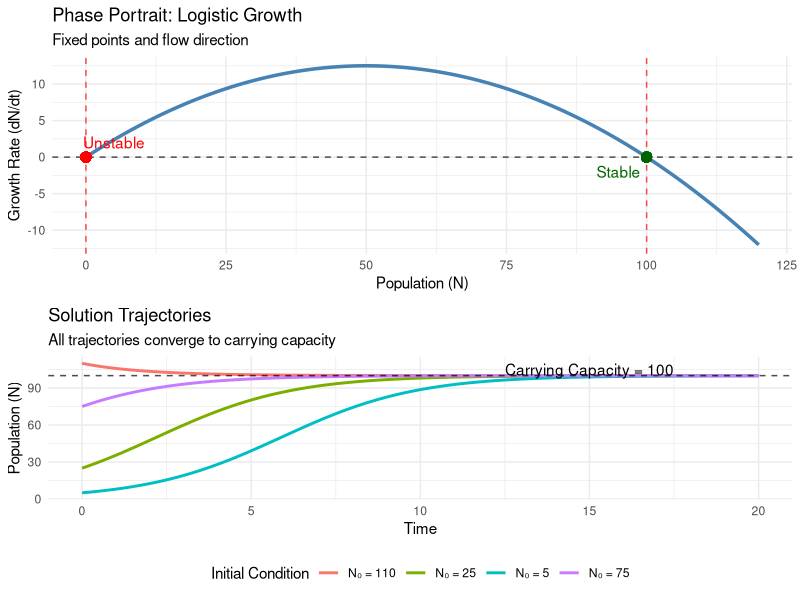
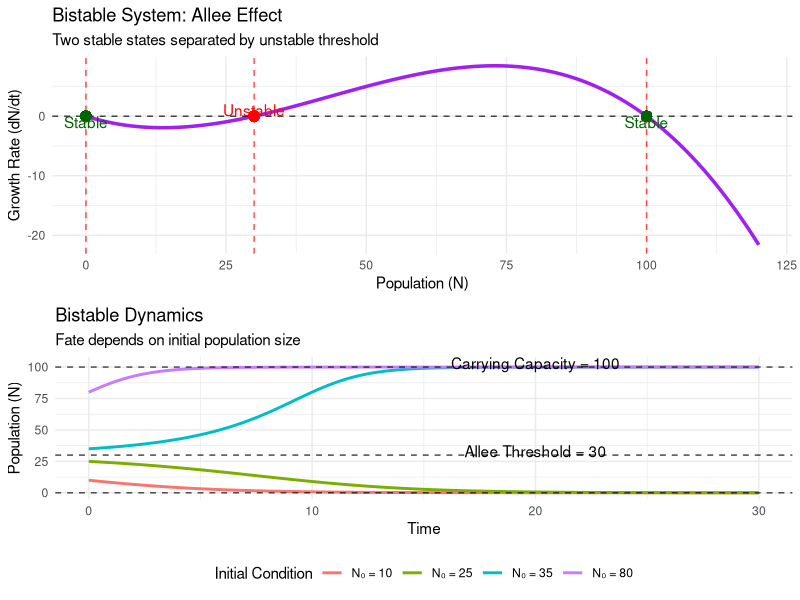
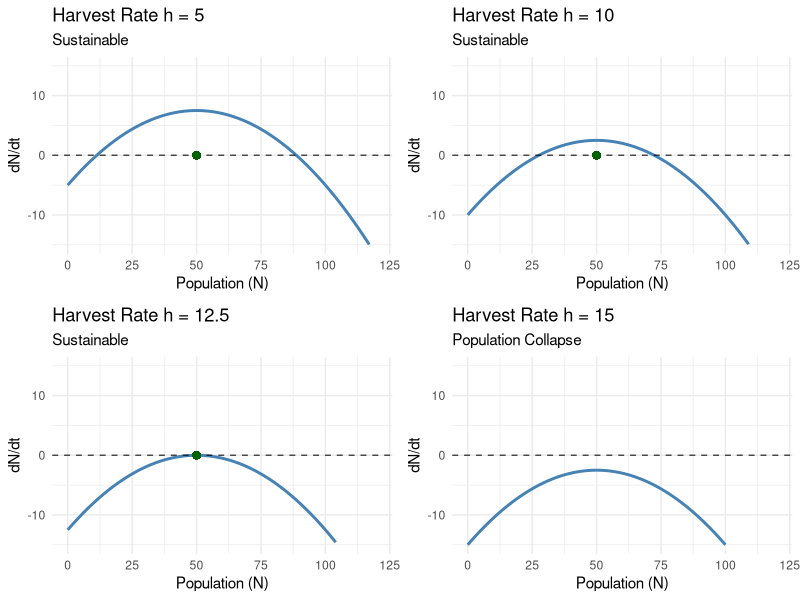

These figures' R source, in order:
## ---- chunk 1
# Load required libraries
library(ggplot2)
library(dplyr)
library(gridExtra)

# Parameters for logistic growth
r <- 0.5  # growth rate
K <- 100  # carrying capacity

# Define the logistic function
logistic <- function(N) r * N * (1 - N/K)

# Create N values for phase portrait
N_vals <- seq(0, 120, by = 1)
dN_dt <- logistic(N_vals)

# Phase portrait data
phase_data <- data.frame(
  N = N_vals,
  dN_dt = dN_dt
)

# Solution trajectories for different initial conditions
time <- seq(0, 20, by = 0.1)
initial_conditions <- c(5, 25, 75, 110)

# Solve logistic equation analytically
logistic_solution <- function(t, N0, r, K) {
  K / (1 + ((K - N0) / N0) * exp(-r * t))
}

# Create trajectory data
trajectory_data <- data.frame()
for (i in seq_along(initial_conditions)) {
  N0 <- initial_conditions[i]
  N_t <- logistic_solution(time, N0, r, K)
  temp_data <- data.frame(
    time = time,
    N = N_t,
    initial = paste("N₀ =", N0)
  )
  trajectory_data <- rbind(trajectory_data, temp_data)
}

# Create phase portrait
phase_plot <- ggplot(phase_data, aes(x = N, y = dN_dt)) +
  geom_line(color = "steelblue", size = 1.2) +
  geom_hline(yintercept = 0, linetype = "dashed", alpha = 0.7) +
  geom_vline(xintercept = c(0, K), linetype = "dashed", alpha = 0.7, color = "red") +
  geom_point(aes(x = 0, y = 0), color = "red", size = 3) +
  geom_point(aes(x = K, y = 0), color = "darkgreen", size = 3) +
  annotate("text", x = 5, y = 2, label = "Unstable", color = "red") +
  annotate("text", x = K-5, y = -2, label = "Stable", color = "darkgreen") +
  labs(
    title = "Phase Portrait: Logistic Growth",
    x = "Population (N)",
    y = "Growth Rate (dN/dt)",
    subtitle = "Fixed points and flow direction"
  ) +
  theme_minimal() +
  xlim(0, 120)

# Create trajectory plot
trajectory_plot <- ggplot(trajectory_data, aes(x = time, y = N, color = initial)) +
  geom_line(size = 1) +
  geom_hline(yintercept = K, linetype = "dashed", alpha = 0.7) +
  annotate("text", x = 15, y = K+5, label = paste("Carrying Capacity =", K)) +
  labs(
    title = "Solution Trajectories",
    x = "Time",
    y = "Population (N)",
    color = "Initial Condition",
    subtitle = "All trajectories converge to carrying capacity"
  ) +
  theme_minimal() +
  theme(legend.position = "bottom")

# Display both plots
grid.arrange(phase_plot, trajectory_plot, ncol = 1)
## ---- chunk 2
# Parameters for bistable system (Allee effect)
r <- 0.3
A <- 30   # Allee threshold
K <- 100  # carrying capacity

# Define the Allee function
allee <- function(N) r * N * (N/A - 1) * (1 - N/K)

# Create phase portrait
N_vals <- seq(0, 120, by = 0.5)
dN_dt <- allee(N_vals)

allee_phase_data <- data.frame(
  N = N_vals,
  dN_dt = dN_dt
)

# Create trajectories for different initial conditions
initial_conditions_allee <- c(10, 25, 35, 80)

# Numerical solution (since analytical solution is complex)
solve_allee <- function(N0, time_span = 50, dt = 0.1) {
  times <- seq(0, time_span, by = dt)
  N <- numeric(length(times))
  N[1] <- N0
  
  for (i in 2:length(times)) {
    N[i] <- N[i-1] + dt * allee(N[i-1])
    if (N[i] < 0) N[i] <- 0  # Prevent negative populations
  }
  
  return(data.frame(time = times, N = N))
}

# Generate trajectory data
allee_trajectory_data <- data.frame()
for (i in seq_along(initial_conditions_allee)) {
  N0 <- initial_conditions_allee[i]
  temp_data <- solve_allee(N0, time_span = 30)
  temp_data$initial <- paste("N₀ =", N0)
  allee_trajectory_data <- rbind(allee_trajectory_data, temp_data)
}

# Phase portrait for Allee effect
allee_phase_plot <- ggplot(allee_phase_data, aes(x = N, y = dN_dt)) +
  geom_line(color = "purple", size = 1.2) +
  geom_hline(yintercept = 0, linetype = "dashed", alpha = 0.7) +
  geom_vline(xintercept = c(0, A, K), linetype = "dashed", alpha = 0.7, color = "red") +
  geom_point(aes(x = 0, y = 0), color = "darkgreen", size = 3) +
  geom_point(aes(x = A, y = 0), color = "red", size = 3) +
  geom_point(aes(x = K, y = 0), color = "darkgreen", size = 3) +
  annotate("text", x = 0, y = -1, label = "Stable", color = "darkgreen") +
  annotate("text", x = A, y = 1, label = "Unstable", color = "red") +
  annotate("text", x = K, y = -1, label = "Stable", color = "darkgreen") +
  labs(
    title = "Bistable System: Allee Effect",
    x = "Population (N)",
    y = "Growth Rate (dN/dt)",
    subtitle = "Two stable states separated by unstable threshold"
  ) +
  theme_minimal() +
  xlim(0, 120)

# Trajectory plot for Allee effect
allee_trajectory_plot <- ggplot(allee_trajectory_data, aes(x = time, y = N, color = initial)) +
  geom_line(size = 1) +
  geom_hline(yintercept = c(0, A, K), linetype = "dashed", alpha = 0.7) +
  annotate("text", x = 20, y = A+3, label = paste("Allee Threshold =", A)) +
  annotate("text", x = 20, y = K+3, label = paste("Carrying Capacity =", K)) +
  labs(
    title = "Bistable Dynamics",
    x = "Time",
    y = "Population (N)",
    color = "Initial Condition",
    subtitle = "Fate depends on initial population size"
  ) +
  theme_minimal() +
  theme(legend.position = "bottom")

# Display both plots
grid.arrange(allee_phase_plot, allee_trajectory_plot, ncol = 1)
## ---- chunk 3
library(ggplot2)
library(gridExtra)

# Parameters for harvesting model
r <- 0.5
K <- 100
h_values <- c(5, 10, 12.5, 15)  # Different harvest rates
h_crit <- r * K / 4  # Critical harvest rate = 12.5

# Create multiple phase portraits
harvesting_plots <- list()

for (i in seq_along(h_values)) {
  h <- h_values[i]
  
  # Define harvesting function
  harvesting <- function(N) r * N * (1 - N/K) - h
  
  # Create phase data
  N_vals <- seq(0, 120, by = 1)
  dN_dt <- harvesting(N_vals)
  
  phase_data <- data.frame(
    N = N_vals,
    dN_dt = dN_dt
  )
  
  # Find fixed points (approximately)
  if (h <= h_crit) {
    N_fixed1 <- (K/2) * (1 - sqrt(1 - 4*h/(r*K)))
    N_fixed2 <- (K/2) * (1 + sqrt(1 - 4*h/(r*K)))
  }
  
  p <- ggplot(phase_data, aes(x = N, y = dN_dt)) +
    geom_line(color = "steelblue", size = 1) +
    geom_hline(yintercept = 0, linetype = "dashed", alpha = 0.7) +
    labs(
      title = paste("Harvest Rate h =", h),
      x = "Population (N)",
      y = "dN/dt",
      subtitle = ifelse(h <= h_crit, "Sustainable", "Population Collapse")
    ) +
    theme_minimal() +
    xlim(0, 120) +
    ylim(-15, 15)
  
  if (h <= h_crit) {
    p <- p + 
      geom_point(aes(x = N_fixed1, y = 0), color = "red", size = 2) +
      geom_point(aes(x = N_fixed2, y = 0), color = "darkgreen", size = 2)
  }
  
  harvesting_plots[[i]] <- p
}

# Arrange plots
do.call(grid.arrange, c(harvesting_plots, ncol = 2))
